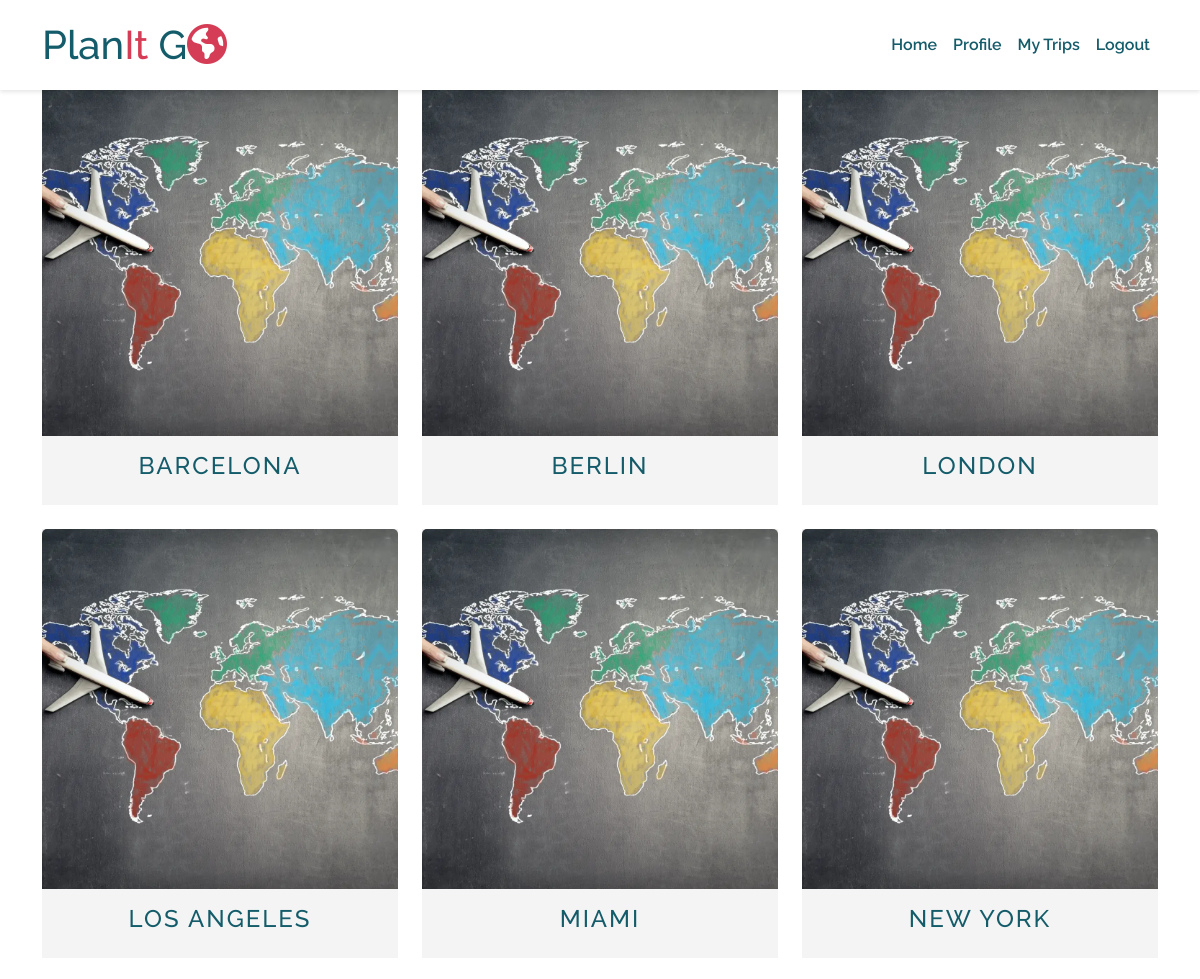
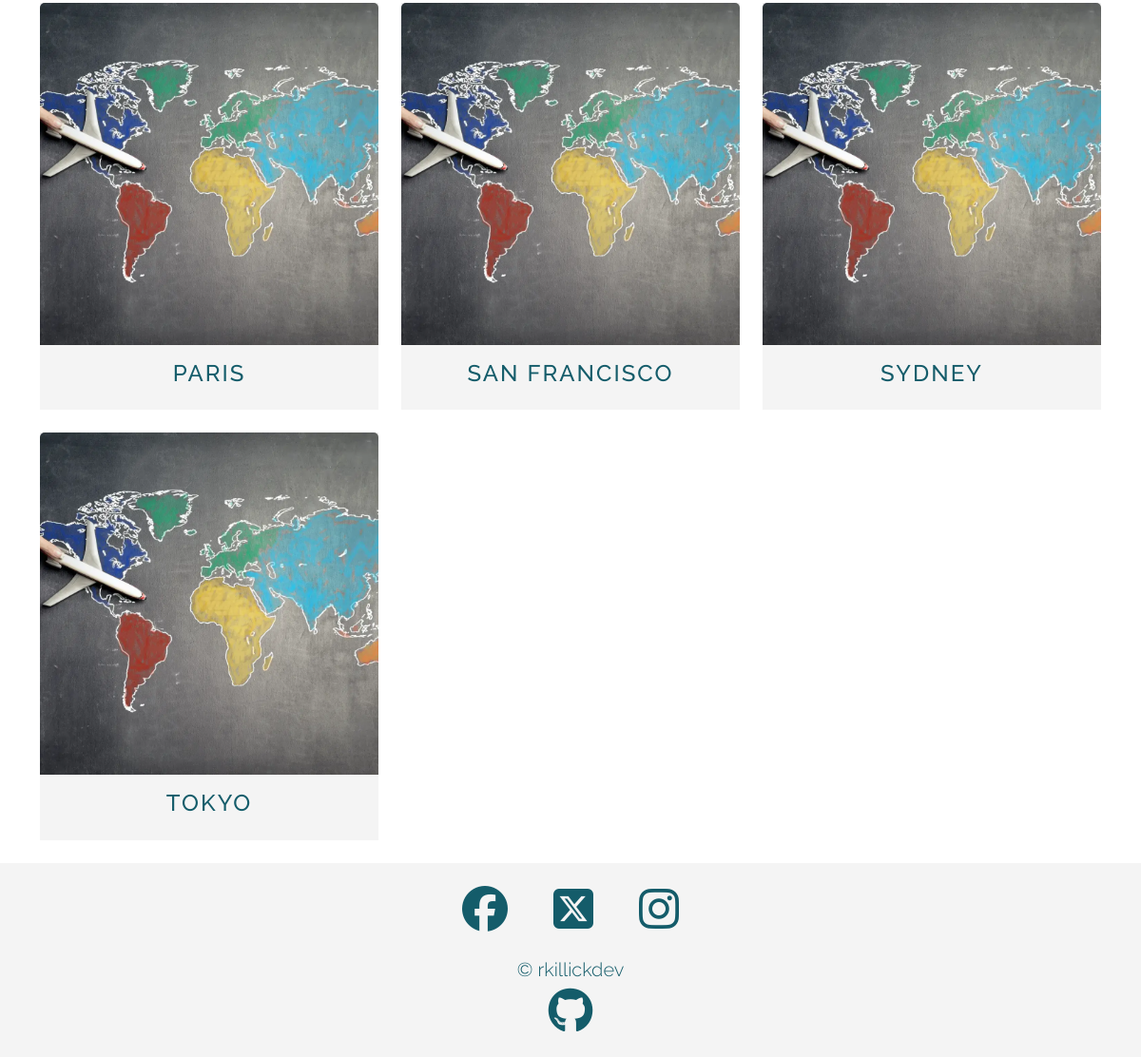
Page /locations/ (signed in) on the committed database (2 pictures, top to bottom).
### locations/models.py (models this page shows, shortened)
class Location(models.Model):
    city = models.CharField(max_length=50, unique=True)
    slug = models.SlugField(max_length=50, unique=True)
    summary = models.TextField()
    latitude = models.DecimalField(max_digits=10, decimal_places=8)
    longitude = models.DecimalField(max_digits=11, decimal_places=8)
    image = CloudinaryField(
        "image",
        default="placeholder",
        folder="/images/locations",
        format="webp",
    )
    approved = models.BooleanField(default=False)
    class Meta:
        ordering = ["-city"]

### locations/views.py (the view, shortened to what this page needs)
# urls.py: path("", CreateDestination.as_view(), name="locations"),
class CreateDestination(LoginRequiredMixin, SuccessMessageMixin, CreateView):
    form_class = LocationForm
    model = Location
    template_name = "locations/destinations.html"
    success_message = "Congratulations, you created a new destination!"
    def get_context_data(self, **kwargs):
        context = super(CreateDestination, self).get_context_data(**kwargs)
        context["destinations"] = Location.objects.all().order_by("city")
        return context

### locations/templates/locations/destinations.html (shortened to what this page needs)
{% extends "base.html" %}
{% block content %}
{% load static %}
{% load crispy_forms_tags %}
<section id="destination-list">
  <div class="container">
    <div class="row mb-2">
      <div class="action-title d-flex justify-content-between align-items-center p-2">
        <h3 class="m-0">Destinations</h3>
        <a href="{% url 'locations' %}"
           aria-label="Add a new destination">
          <span>&ensp;</span>
        </a>
      </div>
    </div>
    <div class="row">
      {% for destination in destinations %}
        <div class="col-md-4 mb-4">
          {% include 'includes/destination_cards.html' %}
        </div>
        {% if forloop.counter|divisibleby:3 %}
    </div>
    <div class="row">
        {% endif %}
      {% endfor%}
    </div>
  </div>
</section>
{% endblock %}

### templates/includes/destination_cards.html (shortened to what this page needs)
{% load static %}
<div class="destination-city-mini card border-0 bg-secondary text-center h-100">
  <button data-bs-toggle="modal"
     data-bs-target="#modal-destination-info"
     class="modal-button image-clickable border-0"
     aria-label="Opens details about the destination in a modal">
    {% if 'placeholder' in destination.image.url %}
      <img class="card-img-top img-fluid img-size-consistent"
          src="{% static 'images/placeholders/trip-placeholder-globe-in-hand.webp' %}"
          alt="A small globe held in the palm of the hand with mountains in the background"
          data-destination_id="{{ destination.id }}"
          data-destination_slug="{{ destination.slug }}"
          data-destination_summary="{{ destination.summary}}">
    {% else %}
      <img class="destination-image card-img-top img-fluid img-size-consistent"
          src="{{ destination.image.url }}"
          alt="An image of {{ destination.city }}"
          data-destination_id="{{ destination.id }}"
          data-destination_slug="{{ destination.slug }}"
          data-destination_summary="{{ destination.summary}}">
    {% endif %}
  </button>
  <div id="destination-city{{destination.id}}"
       class="card-body bg-secondary">
    <h4>{{destination.city}}</h4>
  </div>
</div>

### static/css/styles.css (style rules this page uses)
* { box-sizing: border-box; padding: 0; margin: 0; }
a { text-decoration: none; color: inherit; }
h2, h3, h4 { text-transform: uppercase; letter-spacing: 2px; }
.modal-button { outline: none; }
.img-size-consistent { width: 100%; height: 30vw; object-fit: cover; }
.image-clickable { transition: all 0.15s ease; }

### rows in the picture
Location: city "BARCELONA"
Location: city "BERLIN"
Location: city "LONDON"
Location: city "LOS ANGELES"
Location: city "MIAMI"
Location: city "NEW YORK"
Location: city "PARIS"
Location: city "SAN FRANCISCO"
Location: city "SYDNEY"
Location: city "TOKYO"
